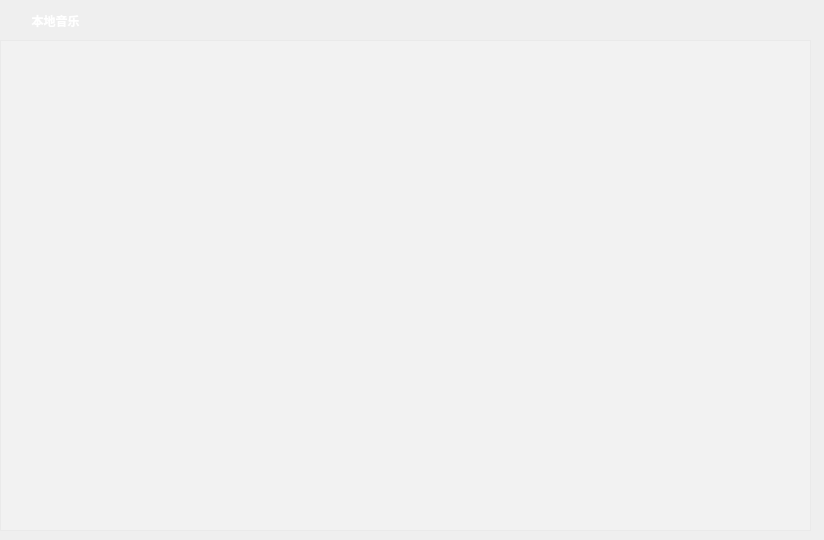
   <widget class="QWidget" name="page_1">
    <widget class="MusicListWidget" name="localMusicWidget">
     <property name="geometry">
      <rect>
       <x>0</x>
       <y>40</y>
       <width>811</width>
       <height>491</height>
      </rect>
     </property>
     <property name="font">
      <font>
       <weight>75</weight>
       <bold>true</bold>
      </font>
     </property>
     <property name="styleSheet">
      <string notr="true">color: rgb(255, 255, 255);
background-color: rgba(255, 255, 255, 50);
</string>
     </property>
     <property name="horizontalScrollBarPolicy">
      <enum>Qt::ScrollBarAlwaysOff</enum>
     </property>
     <property name="sizeAdjustPolicy">
      <enum>QAbstractScrollArea::AdjustToContentsOnFirstShow</enum>
     </property>
     <property name="selectionMode">
      <enum>QAbstractItemView::SingleSelection</enum>
     </property>
     <property name="isWrapping" stdset="0">
      <bool>false</bool>
     </property>
     <property name="wordWrap">
      <bool>false</bool>
     </property>
     <property name="selectionRectVisible">
      <bool>false</bool>
     </property>
     <property name="sortingEnabled">
      <bool>false</bool>
     </property>
    </widget>
    <widget class="QLabel" name="titleLabel_3">
     <property name="enabled">
      <bool>true</bool>
     </property>
     <property name="geometry">
      <rect>
       <x>0</x>
       <y>0</y>
       <width>111</width>
       <height>41</height>
      </rect>
     </property>
     <property name="font">
      <font>
       <family>Microsoft YaHei UI</family>
       <pointsize>9</pointsize>
       <weight>75</weight>
       <italic>false</italic>
       <bold>true</bold>
      </font>
     </property>
     <property name="styleSheet">
      <string notr="true">color:rgb(255, 255, 255);
</string>
     </property>
     <property name="text">
      <string>本地音乐</string>
     </property>
     <property name="alignment">
      <set>Qt::AlignCenter</set>
     </property>
    </widget>
    <widget class="QWidget" name="layoutWidget">
     <property name="geometry">
      <rect>
       <x>570</x>
       <y>0</y>
       <width>245</width>
       <height>43</height>
      </rect>
     </property>
     <layout class="QHBoxLayout" name="horizontalLayout_2">
      <item>
       <widget class="QPushButton" name="btnClear_2">
        <property name="font">
         <font>
          <family>Microsoft YaHei UI</family>
          <pointsize>10</pointsize>
          <weight>75</weight>
          <bold>true</bold>
         </font>
        </property>
        <property name="cursor">
         <cursorShape>PointingHandCursor</cursorShape>
        </property>
        <property name="toolTip">
         <string>清空当前列表</string>
        </property>
        <property name="styleSheet">
         <string notr="true"/>
        </property>
        <property name="text">
         <string/>
        </property>
        <property name="icon">
         <iconset resource="imagefile.qrc">
          <normaloff>:/image/image/image/clear.png</normaloff>:/image/image/image/clear.png</iconset>
        </property>
        <property name="iconSize">
         <size>
          <width>30</width>
          <height>30</height>
         </size>
        </property>
        <property name="flat">
         <bool>true</bool>
        </property>
       </widget>
      </item>
      <item>
       <widget class="QPushButton" name="btnNeaten">
        <property name="font">
         <font>
          <family>Microsoft YaHei UI</family>
          <pointsize>10</pointsize>
          <weight>75</weight>
          <bold>true</bold>
         </font>
        </property>
        <property name="cursor">
         <cursorShape>PointingHandCursor</cursorShape>
        </property>
        <property name="toolTip">
         <string>整理歌曲（排序且去除重复）</string>
        </property>
        <property name="styleSheet">
         <string notr="true"/>
        </property>
        <property name="text">
         <string/>
        </property>
        <property name="icon">
         <iconset resource="imagefile.qrc">
          <normaloff>:/image/image/image/remove_dup.png</normaloff>:/image/image/image/remove_dup.png</iconset>
        </property>
        <property name="iconSize">
         <size>
          <width>30</width>
          <height>30</height>
         </size>
        </property>
        <property name="flat">
         <bool>true</bool>
        </property>
       </widget>
      </item>
      <item>
       <widget class="QPushButton" name="btnSortSinger">
        <property name="font">
         <font>
          <family>Microsoft YaHei UI</family>
          <pointsize>10</pointsize>
          <weight>75</weight>
          <bold>true</bold>
         </font>
        </property>
        <property name="cursor">
         <cursorShape>PointingHandCursor</cursorShape>
        </property>
        <property name="toolTip">
         <string>按歌手名排序</string>
        </property>
        <property name="styleSheet">
         <string notr="true"/>
        </property>
        <property name="text">
         <string/>
        </property>
        <property name="icon">
         <iconset resource="imagefile.qrc">
          <normaloff>:/image/image/image/singer.png</normaloff>:/image/image/image/singer.png</iconset>
        </property>
        <property name="iconSize">
         <size>
          <width>30</width>
          <height>30</height>
         </size>
        </property>
        <property name="flat">
         <bool>true</bool>
        </property>
       </widget>
      </item>
      <item>
       <widget class="QPushButton" name="btnSortTitle">
        <property name="font">
         <font>
          <family>Microsoft YaHei UI</family>
          <pointsize>10</pointsize>
          <weight>75</weight>
          <bold>true</bold>
         </font>
        </property>
        <property name="cursor">
         <cursorShape>PointingHandCursor</cursorShape>
        </property>
        <property name="toolTip">
         <string>按歌曲名排序</string>
        </property>
        <property name="styleSheet">
         <string notr="true"/>
        </property>
        <property name="text">
         <string/>
        </property>
        <property name="icon">
         <iconset resource="imagefile.qrc">
          <normaloff>:/image/image/image/sort-alpha-asc_ea48_ether.png</normaloff>:/image/image/image/sort-alpha-asc_ea48_ether.png</iconset>
        </property>
        <property name="iconSize">
         <size>
          <width>30</width>
          <height>30</height>
         </size>
        </property>
        <property name="flat">
         <bool>true</bool>
        </property>
       </widget>
      </item>
      <item>
       <widget class="QPushButton" name="btnSortDuration">
        <property name="font">
         <font>
          <family>Microsoft YaHei UI</family>
          <pointsize>10</pointsize>
          <weight>75</weight>
          <bold>true</bold>
         </font>
        </property>
        <property name="cursor">
         <cursorShape>PointingHandCursor</cursorShape>
        </property>
        <property name="toolTip">
         <string>按时长排序</string>
        </property>
        <property name="styleSheet">
         <string notr="true"/>
        </property>
        <property name="text">
         <string/>
        </property>
        <property name="icon">
         <iconset resource="imagefile.qrc">
          <normaloff>:/image/image/image/duration.png</normaloff>:/image/image/image/duration.png</iconset>
        </property>
        <property name="iconSize">
         <size>
          <width>30</width>
          <height>30</height>
         </size>
        </property>
        <property name="flat">
         <bool>true</bool>
        </property>
       </widget>
      </item>
     </layout>
    </widget>
   </widget>
